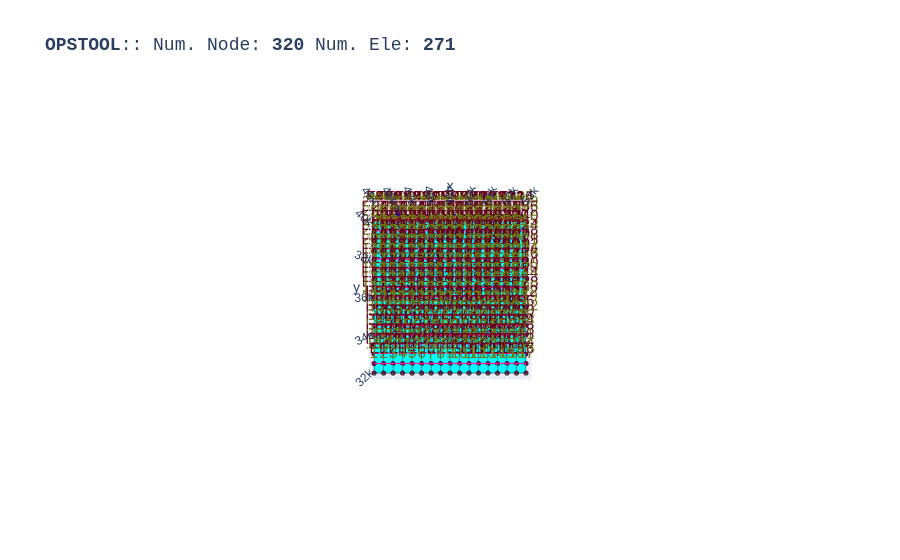

Source (notebook cell):
### Code cell
opst.vis.plotly.plot_model(show_node_numbering=True, show_ele_numbering=True, show_nodal_loads = True)

### Figure 1 — Plotly figure (JSON) as saved in the notebook; plotly's stock layout.template omitted (floating-point values rounded to 4 significant figures; data arrays with more than 128 entries replaced by an {"elided": "..."} marker saying what was removed)
{"data": [{"color": "#00FFFF", "hoverinfo": "skip", "i": {"elided": "512 int values"}, "j": {"elided": "512 int values"}, "k": {"elided": "512 int values"}, "name": "FourNodeQuad", "opacity": 1, "type": "mesh3d", "x": {"elided": "1024 float values"}, "y": {"elided": "1024 float values"}, "z": {"elided": "1024 float values"}}, {"connectgaps": false, "hoverinfo": "skip", "line": {"color": "black", "width": 1}, "mode": "lines", "name": "Edge", "type": "scatter3d", "x": {"elided": "1536 float values"}, "y": {"elided": "1536 float values"}, "z": {"elided": "1536 float values"}}, {"connectgaps": false, "hoverinfo": "skip", "line": {"color": "#0652ff", "width": 5}, "mode": "lines", "name": "DispBeamColumn2d", "type": "scatter3d", "x": [45250.0, 45750.0, NaN, 45750.0, 46250.0, NaN, 46250.0, 46750.0, NaN, 46750.0, 47250.0, NaN, 47250.0, 47750.0, NaN, 47750.0, 48250.0, NaN, 48250.0, 48750.0, NaN, 48750.0, 49250.0, NaN, 49250.0, 49750.0, NaN, 49750.0, 50250.0, NaN, 50250.0, 50750.0, NaN, 50750.0, 51250.0, NaN, 51250.0, 51750.0, NaN, 51750.0, 52250.0, NaN, 52250.0, 52750.0, NaN], "y": [40250.0, 40250.0, NaN, 40250.0, 40250.0, NaN, 40250.0, 40250.0, NaN, 40250.0, 40250.0, NaN, 40250.0, 40250.0, NaN, 40250.0, 40250.0, NaN, 40250.0, 40250.0, NaN, 40250.0, 40250.0, NaN, 40250.0, 40250.0, NaN, 40250.0, 40250.0, NaN, 40250.0, 40250.0, NaN, 40250.0, 40250.0, NaN, 40250.0, 40250.0, NaN, 40250.0, 40250.0, NaN, 40250.0, 40250.0, NaN], "z": [0.0, 0.0, NaN, 0.0, 0.0, NaN, 0.0, 0.0, NaN, 0.0, 0.0, NaN, 0.0, 0.0, NaN, 0.0, 0.0, NaN, 0.0, 0.0, NaN, 0.0, 0.0, NaN, 0.0, 0.0, NaN, 0.0, 0.0, NaN, 0.0, 0.0, NaN, 0.0, 0.0, NaN, 0.0, 0.0, NaN, 0.0, 0.0, NaN, 0.0, 0.0, NaN]}, {"connectgaps": false, "hoverinfo": "skip", "line": {"color": "#ff9408", "width": 5}, "mode": "lines", "name": "BeamContact2D", "type": "scatter3d", "x": [45500.0, 45250.0, NaN, 45500.0, 45750.0, NaN, 46000.0, 45750.0, NaN, 46000.0, 46250.0, NaN, 46500.0, 46250.0, NaN, 46500.0, 46750.0, NaN, 47000.0, 46750.0, NaN, 47000.0, 47250.0, NaN, 47500.0, 47250.0, NaN, 47500.0, 47750.0, NaN, 48000.0, 47750.0, NaN, 48000.0, 48250.0, NaN, 48500.0, 48250.0, NaN, 48500.0, 48750.0, NaN, 49000.0, 48750.0, NaN, 49000.0, 49250.0, NaN, 49500.0, 49250.0, NaN, 49500.0, 49750.0, NaN, 50000.0, 49750.0, NaN, 50000.0, 50250.0, NaN, 50500.0, 50250.0, NaN, 50500.0, 50750.0, NaN, 51000.0, 50750.0, NaN, 51000.0, 51250.0, NaN, 51500.0, 51250.0, NaN, 51500.0, 51750.0, NaN, 52000.0, 51750.0, NaN, 52000.0, 52250.0, NaN, 52500.0, 52250.0, NaN, 52500.0, 52750.0, NaN], "y": [40000.0, 40250.0, NaN, 40000.0, 40250.0, NaN, 40000.0, 40250.0, NaN, 40000.0, 40250.0, NaN, 40000.0, 40250.0, NaN, 40000.0, 40250.0, NaN, 40000.0, 40250.0, NaN, 40000.0, 40250.0, NaN, 40000.0, 40250.0, NaN, 40000.0, 40250.0, NaN, 40000.0, 40250.0, NaN, 40000.0, 40250.0, NaN, 40000.0, 40250.0, NaN, 40000.0, 40250.0, NaN, 40000.0, 40250.0, NaN, 40000.0, 40250.0, NaN, 40000.0, 40250.0, NaN, 40000.0, 40250.0, NaN, 40000.0, 40250.0, NaN, 40000.0, 40250.0, NaN, 40000.0, 40250.0, NaN, 40000.0, 40250.0, NaN, 40000.0, 40250.0, NaN, 40000.0, 40250.0, NaN, 40000.0, 40250.0, NaN, 40000.0, 40250.0, NaN, 40000.0, 40250.0, NaN, 40000.0, 40250.0, NaN, 40000.0, 40250.0, NaN, 40000.0, 40250.0, NaN], "z": [0.0, 0.0, NaN, 0.0, 0.0, NaN, 0.0, 0.0, NaN, 0.0, 0.0, NaN, 0.0, 0.0, NaN, 0.0, 0.0, NaN, 0.0, 0.0, NaN, 0.0, 0.0, NaN, 0.0, 0.0, NaN, 0.0, 0.0, NaN, 0.0, 0.0, NaN, 0.0, 0.0, NaN, 0.0, 0.0, NaN, 0.0, 0.0, NaN, 0.0, 0.0, NaN, 0.0, 0.0, NaN, 0.0, 0.0, NaN, 0.0, 0.0, NaN, 0.0, 0.0, NaN, 0.0, 0.0, NaN, 0.0, 0.0, NaN, 0.0, 0.0, NaN, 0.0, 0.0, NaN, 0.0, 0.0, NaN, 0.0, 0.0, NaN, 0.0, 0.0, NaN, 0.0, 0.0, NaN, 0.0, 0.0, NaN, 0.0, 0.0, NaN, 0.0, 0.0, NaN]}, {"customdata": {"elided": "256 str values"}, "hovertemplate": "%{customdata}", "marker": {"color": "#00FFFF", "size": 3, "symbol": "diamond-open"}, "mode": "markers", "name": "FourNodeQuad", "type": "scatter3d", "x": {"elided": "256 float values"}, "y": {"elided": "256 float values"}, "z": {"elided": "256 float values"}}, {"customdata": ["eleTag: 400<br>connectedNodes:<br> [290 291]", "eleTag: 401<br>connectedNodes:<br> [291 292]", "eleTag: 402<br>connectedNodes:<br> [292 293]", "eleTag: 403<br>connectedNodes:<br> [293 294]", "eleTag: 404<br>connectedNodes:<br> [294 295]", "eleTag: 405<br>connectedNodes:<br> [295 296]", "eleTag: 406<br>connectedNodes:<br> [296 297]", "eleTag: 407<br>connectedNodes:<br> [297 298]", "eleTag: 408<br>connectedNodes:<br> [298 299]", "eleTag: 409<br>connectedNodes:<br> [299 300]", "eleTag: 410<br>connectedNodes:<br> [300 301]", "eleTag: 411<br>connectedNodes:<br> [301 302]", "eleTag: 412<br>connectedNodes:<br> [302 303]", "eleTag: 413<br>connectedNodes:<br> [303 304]", "eleTag: 414<br>connectedNodes:<br> [304 305]"], "hovertemplate": "%{customdata}", "marker": {"color": "#0652ff", "size": 3, "symbol": "diamond-open"}, "mode": "markers", "name": "DispBeamColumn2d", "type": "scatter3d", "x": [45500.0, 46000.0, 46500.0, 47000.0, 47500.0, 48000.0, 48500.0, 49000.0, 49500.0, 50000.0, 50500.0, 51000.0, 51500.0, 52000.0, 52500.0], "y": [40250.0, 40250.0, 40250.0, 40250.0, 40250.0, 40250.0, 40250.0, 40250.0, 40250.0, 40250.0, 40250.0, 40250.0, 40250.0, 40250.0, 40250.0], "z": [0.0, 0.0, 0.0, 0.0, 0.0, 0.0, 0.0, 0.0, 0.0, 0.0, 0.0, 0.0, 0.0, 0.0, 0.0]}, {"customdata": ["eleTag: 3050<br>connectedNodes:<br> [274 290]", "eleTag: 3050<br>connectedNodes:<br> [274 291]", "eleTag: 3051<br>connectedNodes:<br> [275 291]", "eleTag: 3051<br>connectedNodes:<br> [275 292]", "eleTag: 3052<br>connectedNodes:<br> [276 292]", "eleTag: 3052<br>connectedNodes:<br> [276 293]", "eleTag: 3053<br>connectedNodes:<br> [277 293]", "eleTag: 3053<br>connectedNodes:<br> [277 294]", "eleTag: 3054<br>connectedNodes:<br> [278 294]", "eleTag: 3054<br>connectedNodes:<br> [278 295]", "eleTag: 3055<br>connectedNodes:<br> [279 295]", "eleTag: 3055<br>connectedNodes:<br> [279 296]", "eleTag: 3056<br>connectedNodes:<br> [280 296]", "eleTag: 3056<br>connectedNodes:<br> [280 297]", "eleTag: 3057<br>connectedNodes:<br> [281 297]", "eleTag: 3057<br>connectedNodes:<br> [281 298]", "eleTag: 3058<br>connectedNodes:<br> [282 298]", "eleTag: 3058<br>connectedNodes:<br> [282 299]", "eleTag: 3059<br>connectedNodes:<br> [283 299]", "eleTag: 3059<br>connectedNodes:<br> [283 300]", "eleTag: 3060<br>connectedNodes:<br> [284 300]", "eleTag: 3060<br>connectedNodes:<br> [284 301]", "eleTag: 3061<br>connectedNodes:<br> [285 301]", "eleTag: 3061<br>connectedNodes:<br> [285 302]", "eleTag: 3062<br>connectedNodes:<br> [286 302]", "eleTag: 3062<br>connectedNodes:<br> [286 303]", "eleTag: 3063<br>connectedNodes:<br> [287 303]", "eleTag: 3063<br>connectedNodes:<br> [287 304]", "eleTag: 3064<br>connectedNodes:<br> [288 304]", "eleTag: 3064<br>connectedNodes:<br> [288 305]"], "hovertemplate": "%{customdata}", "marker": {"color": "#ff9408", "size": 3, "symbol": "diamond-open"}, "mode": "markers", "name": "BeamContact2D", "type": "scatter3d", "x": [45380.0, 45620.0, 45880.0, 46120.0, 46380.0, 46620.0, 46880.0, 47120.0, 47380.0, 47620.0, 47880.0, 48120.0, 48380.0, 48620.0, 48880.0, 49120.0, 49380.0, 49620.0, 49880.0, 50120.0, 50380.0, 50620.0, 50880.0, 51120.0, 51380.0, 51620.0, 51880.0, 52120.0, 52380.0, 52620.0], "y": [40120.0, 40120.0, 40120.0, 40120.0, 40120.0, 40120.0, 40120.0, 40120.0, 40120.0, 40120.0, 40120.0, 40120.0, 40120.0, 40120.0, 40120.0, 40120.0, 40120.0, 40120.0, 40120.0, 40120.0, 40120.0, 40120.0, 40120.0, 40120.0, 40120.0, 40120.0, 40120.0, 40120.0, 40120.0, 40120.0], "z": [0.0, 0.0, 0.0, 0.0, 0.0, 0.0, 0.0, 0.0, 0.0, 0.0, 0.0, 0.0, 0.0, 0.0, 0.0, 0.0, 0.0, 0.0, 0.0, 0.0, 0.0, 0.0, 0.0, 0.0, 0.0, 0.0, 0.0, 0.0, 0.0, 0.0]}, {"customdata": {"elided": "320 str values"}, "hovertemplate": "x: %{x}<br>y: %{y}<br>z: %{z} <br>nodeTag: %{customdata}", "marker": {"color": "#580f41", "size": 3, "symbol": "circle"}, "mode": "markers", "name": "Nodes", "type": "scatter3d", "x": {"elided": "320 float values"}, "y": {"elided": "320 float values"}, "z": {"elided": "320 float values"}}, {"mode": "text", "name": "Node Tag", "text": {"elided": "320 str values"}, "textfont": {"color": "#6e750e", "size": 15}, "type": "scatter3d", "x": {"elided": "320 float values"}, "y": {"elided": "320 float values"}, "z": {"elided": "320 float values"}}, {"mode": "text", "name": "Element Tag", "text": {"elided": "271 str values"}, "textfont": {"color": "#650021", "size": 15}, "type": "scatter3d", "x": {"elided": "271 float values"}, "y": {"elided": "271 float values"}, "z": {"elided": "271 float values"}}, {"connectgaps": false, "hoverinfo": "skip", "line": {"color": "#15b01a", "width": 1}, "mode": "lines", "name": "BC", "type": "scatter3d", "x": {"elided": "384 float values"}, "y": {"elided": "384 float values"}, "z": {"elided": "384 float values"}}, {"connectgaps": false, "hoverinfo": "skip", "line": {"color": "#FF1493", "width": 2.5}, "mode": "lines", "name": "mp constraint", "type": "scatter3d", "x": [45000.0, 53000.0, NaN, 45000.0, 53000.0, NaN, 45000.0, 53000.0, NaN, 45000.0, 53000.0, NaN, 45000.0, 53000.0, NaN, 45000.0, 53000.0, NaN, 45000.0, 53000.0, NaN, 45000.0, 53000.0, NaN, 45000.0, 53000.0, NaN, 45000.0, 53000.0, NaN, 45000.0, 53000.0, NaN, 45000.0, 53000.0, NaN, 45000.0, 53000.0, NaN, 45000.0, 53000.0, NaN, 45000.0, 53000.0, NaN, 45000.0, 53000.0, NaN], "y": [32500.0, 32500.0, NaN, 33000.0, 33000.0, NaN, 33500.0, 33500.0, NaN, 34000.0, 34000.0, NaN, 34500.0, 34500.0, NaN, 35000.0, 35000.0, NaN, 35500.0, 35500.0, NaN, 36000.0, 36000.0, NaN, 36500.0, 36500.0, NaN, 37000.0, 37000.0, NaN, 37500.0, 37500.0, NaN, 38000.0, 38000.0, NaN, 38500.0, 38500.0, NaN, 39000.0, 39000.0, NaN, 39500.0, 39500.0, NaN, 40000.0, 40000.0, NaN], "z": [0.0, 0.0, NaN, 0.0, 0.0, NaN, 0.0, 0.0, NaN, 0.0, 0.0, NaN, 0.0, 0.0, NaN, 0.0, 0.0, NaN, 0.0, 0.0, NaN, 0.0, 0.0, NaN, 0.0, 0.0, NaN, 0.0, 0.0, NaN, 0.0, 0.0, NaN, 0.0, 0.0, NaN, 0.0, 0.0, NaN, 0.0, 0.0, NaN, 0.0, 0.0, NaN, 0.0, 0.0, NaN]}, {"connectgaps": false, "hovertemplate": "<b>%{text}</b>", "line": {"color": "#0000ff", "width": 5}, "mode": "lines", "name": "<b>Pattern 1</b><br>Nodal Load", "text": ["0.00e+00", "0.00e+00", "0.00e+00", "0.00e+00", "0.00e+00", "0.00e+00"], "type": "scatter3d", "x": [49250.0, 49250.0, NaN, 46250.0, 46250.0, NaN], "y": [40250.0, 40250.0, NaN, 40250.0, 40250.0, NaN], "z": [0.0, 0.0, NaN, 0.0, 0.0, NaN]}, {"color": "#0000ff", "hovertemplate": "<b>%{text}", "i": [0, 0, 1, 1, 2, 2, 3, 3, 4, 4, 5, 5, 6, 6, 7, 7, 8, 8, 9, 9, 10, 10, 11, 11, 12, 12, 13, 13, 14, 14, 15, 15, 18, 18, 19, 19, 20, 20, 21, 21, 22, 22, 23, 23, 24, 24, 25, 25, 26, 26, 27, 27, 28, 28, 29, 29, 30, 30, 31, 31, 32, 32, 33, 33], "j": [1, 1, 2, 2, 3, 3, 4, 4, 5, 5, 6, 6, 7, 7, 8, 8, 9, 9, 10, 10, 11, 11, 12, 12, 13, 13, 14, 14, 15, 15, 0, 0, 19, 19, 20, 20, 21, 21, 22, 22, 23, 23, 24, 24, 25, 25, 26, 26, 27, 27, 28, 28, 29, 29, 30, 30, 31, 31, 32, 32, 33, 33, 18, 18], "k": [16, 17, 16, 17, 16, 17, 16, 17, 16, 17, 16, 17, 16, 17, 16, 17, 16, 17, 16, 17, 16, 17, 16, 17, 16, 17, 16, 17, 16, 17, 16, 17, 34, 35, 34, 35, 34, 35, 34, 35, 34, 35, 34, 35, 34, 35, 34, 35, 34, 35, 34, 35, 34, 35, 34, 35, 34, 35, 34, 35, 34, 35, 34, 35], "name": "<b>Pattern 1</b><br>Nodal Load", "text": ["0.00e+00", "0.00e+00", "0.00e+00", "0.00e+00", "0.00e+00", "0.00e+00", "0.00e+00", "0.00e+00", "0.00e+00", "0.00e+00", "0.00e+00", "0.00e+00", "0.00e+00", "0.00e+00", "0.00e+00", "0.00e+00", "0.00e+00", "0.00e+00", "0.00e+00", "0.00e+00", "0.00e+00", "0.00e+00", "0.00e+00", "0.00e+00", "0.00e+00", "0.00e+00", "0.00e+00", "0.00e+00", "0.00e+00", "0.00e+00", "0.00e+00", "0.00e+00", "0.00e+00", "0.00e+00", "0.00e+00", "0.00e+00"], "type": "mesh3d", "x": [49250.0, 49250.0, 49250.0, 49250.0, 49250.0, 49250.0, 49250.0, 49250.0, 49250.0, 49250.0, 49250.0, 49250.0, 49250.0, 49250.0, 49250.0, 49250.0, 49250.0, 49250.0, 46250.0, 46250.0, 46250.0, 46250.0, 46250.0, 46250.0, 46250.0, 46250.0, 46250.0, 46250.0, 46250.0, 46250.0, 46250.0, 46250.0, 46250.0, 46250.0, 46250.0, 46250.0], "y": [40250.0, 40250.0, 40250.0, 40250.0, 40250.0, 40250.0, 40250.0, 40250.0, 40250.0, 40250.0, 40250.0, 40250.0, 40250.0, 40250.0, 40250.0, 40250.0, 40250.0, 40250.0, 40250.0, 40250.0, 40250.0, 40250.0, 40250.0, 40250.0, 40250.0, 40250.0, 40250.0, 40250.0, 40250.0, 40250.0, 40250.0, 40250.0, 40250.0, 40250.0, 40250.0, 40250.0], "z": [0.0, 0.0, 0.0, 0.0, 0.0, 0.0, 0.0, 0.0, 0.0, 0.0, 0.0, 0.0, 0.0, 0.0, 0.0, 0.0, 0.0, 0.0, 0.0, 0.0, 0.0, 0.0, 0.0, 0.0, 0.0, 0.0, 0.0, 0.0, 0.0, 0.0, 0.0, 0.0, 0.0, 0.0, 0.0, 0.0]}, {"connectgaps": false, "hovertemplate": "<b>%{text}</b>", "line": {"color": "#0000ff", "width": 5}, "mode": "lines", "name": "<b>Pattern 1</b><br>Nodal Load", "text": ["-5.00e+00", "-5.00e+00", "-5.00e+00", "-2.00e+01", "-2.00e+01", "-2.00e+01"], "type": "scatter3d", "x": [49250.0, 49250.0, NaN, 46250.0, 46250.0, NaN], "y": [40390.0, 40290.0, NaN, 40830.0, 40420.0, NaN], "z": [0.0, 0.0, NaN, 0.0, 0.0, NaN]}, {"color": "#0000ff", "hovertemplate": "<b>%{text}", "i": [0, 0, 1, 1, 2, 2, 3, 3, 4, 4, 5, 5, 6, 6, 7, 7, 8, 8, 9, 9, 10, 10, 11, 11, 12, 12, 13, 13, 14, 14, 15, 15, 18, 18, 19, 19, 20, 20, 21, 21, 22, 22, 23, 23, 24, 24, 25, 25, 26, 26, 27, 27, 28, 28, 29, 29, 30, 30, 31, 31, 32, 32, 33, 33], "j": [1, 1, 2, 2, 3, 3, 4, 4, 5, 5, 6, 6, 7, 7, 8, 8, 9, 9, 10, 10, 11, 11, 12, 12, 13, 13, 14, 14, 15, 15, 0, 0, 19, 19, 20, 20, 21, 21, 22, 22, 23, 23, 24, 24, 25, 25, 26, 26, 27, 27, 28, 28, 29, 29, 30, 30, 31, 31, 32, 32, 33, 33, 18, 18], "k": [16, 17, 16, 17, 16, 17, 16, 17, 16, 17, 16, 17, 16, 17, 16, 17, 16, 17, 16, 17, 16, 17, 16, 17, 16, 17, 16, 17, 16, 17, 16, 17, 34, 35, 34, 35, 34, 35, 34, 35, 34, 35, 34, 35, 34, 35, 34, 35, 34, 35, 34, 35, 34, 35, 34, 35, 34, 35, 34, 35, 34, 35, 34, 35], "name": "<b>Pattern 1</b><br>Nodal Load", "text": ["-5.00e+00", "-5.00e+00", "-5.00e+00", "-5.00e+00", "-5.00e+00", "-5.00e+00", "-5.00e+00", "-5.00e+00", "-5.00e+00", "-5.00e+00", "-5.00e+00", "-5.00e+00", "-5.00e+00", "-5.00e+00", "-5.00e+00", "-5.00e+00", "-5.00e+00", "-5.00e+00", "-2.00e+01", "-2.00e+01", "-2.00e+01", "-2.00e+01", "-2.00e+01", "-2.00e+01", "-2.00e+01", "-2.00e+01", "-2.00e+01", "-2.00e+01", "-2.00e+01", "-2.00e+01", "-2.00e+01", "-2.00e+01", "-2.00e+01", "-2.00e+01", "-2.00e+01", "-2.00e+01"], "type": "mesh3d", "x": [49270.0, 49270.0, 49260.0, 49260.0, 49250.0, 49240.0, 49230.0, 49230.0, 49230.0, 49230.0, 49240.0, 49250.0, 49260.0, 49260.0, 49270.0, 49270.0, 49250.0, 49250.0, 46330.0, 46330.0, 46310.0, 46280.0, 46240.0, 46210.0, 46180.0, 46170.0, 46170.0, 46180.0, 46210.0, 46240.0, 46280.0, 46310.0, 46330.0, 46330.0, 46250.0, 46250.0], "y": [40290.0, 40290.0, 40290.0, 40290.0, 40290.0, 40290.0, 40290.0, 40290.0, 40290.0, 40290.0, 40290.0, 40290.0, 40290.0, 40290.0, 40290.0, 40290.0, 40290.0, 40240.0, 40420.0, 40420.0, 40420.0, 40420.0, 40420.0, 40420.0, 40420.0, 40420.0, 40420.0, 40420.0, 40420.0, 40420.0, 40420.0, 40420.0, 40420.0, 40420.0, 40420.0, 40210.0], "z": [0.0, 8.389, 15.33, 19.62, 20.51, 17.86, 12.12, 4.288, -4.288, -12.12, -17.86, -20.51, -19.62, -15.33, -8.389, -5.052e-15, 0.0, 0.0, 0.0, 33.56, 61.31, 78.46, 82.05, 71.45, 48.49, 17.15, -17.15, -48.49, -71.45, -82.05, -78.46, -61.31, -33.56, -2.021e-14, 0.0, 0.0]}, {"connectgaps": false, "hovertemplate": "<b>%{text}</b>", "line": {"color": "#0000ff", "width": 5}, "mode": "lines", "name": "<b>Pattern 1</b><br>Nodal Load", "text": ["0.00e+00", "0.00e+00", "0.00e+00", "0.00e+00", "0.00e+00", "0.00e+00"], "type": "scatter3d", "x": [49250.0, 49250.0, NaN, 46250.0, 46250.0, NaN], "y": [40250.0, 40250.0, NaN, 40250.0, 40250.0, NaN], "z": [0.0, 0.0, NaN, 0.0, 0.0, NaN]}, {"color": "#0000ff", "hovertemplate": "<b>%{text}", "i": [0, 0, 1, 1, 2, 2, 3, 3, 4, 4, 5, 5, 6, 6, 7, 7, 8, 8, 9, 9, 10, 10, 11, 11, 12, 12, 13, 13, 14, 14, 15, 15, 18, 18, 19, 19, 20, 20, 21, 21, 22, 22, 23, 23, 24, 24, 25, 25, 26, 26, 27, 27, 28, 28, 29, 29, 30, 30, 31, 31, 32, 32, 33, 33], "j": [1, 1, 2, 2, 3, 3, 4, 4, 5, 5, 6, 6, 7, 7, 8, 8, 9, 9, 10, 10, 11, 11, 12, 12, 13, 13, 14, 14, 15, 15, 0, 0, 19, 19, 20, 20, 21, 21, 22, 22, 23, 23, 24, 24, 25, 25, 26, 26, 27, 27, 28, 28, 29, 29, 30, 30, 31, 31, 32, 32, 33, 33, 18, 18], "k": [16, 17, 16, 17, 16, 17, 16, 17, 16, 17, 16, 17, 16, 17, 16, 17, 16, 17, 16, 17, 16, 17, 16, 17, 16, 17, 16, 17, 16, 17, 16, 17, 34, 35, 34, 35, 34, 35, 34, 35, 34, 35, 34, 35, 34, 35, 34, 35, 34, 35, 34, 35, 34, 35, 34, 35, 34, 35, 34, 35, 34, 35, 34, 35], "name": "<b>Pattern 1</b><br>Nodal Load", "text": ["0.00e+00", "0.00e+00", "0.00e+00", "0.00e+00", "0.00e+00", "0.00e+00", "0.00e+00", "0.00e+00", "0.00e+00", "0.00e+00", "0.00e+00", "0.00e+00", "0.00e+00", "0.00e+00", "0.00e+00", "0.00e+00", "0.00e+00", "0.00e+00", "0.00e+00", "0.00e+00", "0.00e+00", "0.00e+00", "0.00e+00", "0.00e+00", "0.00e+00", "0.00e+00", "0.00e+00", "0.00e+00", "0.00e+00", "0.00e+00", "0.00e+00", "0.00e+00", "0.00e+00", "0.00e+00", "0.00e+00", "0.00e+00"], "type": "mesh3d", "x": [49250.0, 49250.0, 49250.0, 49250.0, 49250.0, 49250.0, 49250.0, 49250.0, 49250.0, 49250.0, 49250.0, 49250.0, 49250.0, 49250.0, 49250.0, 49250.0, 49250.0, 49250.0, 46250.0, 46250.0, 46250.0, 46250.0, 46250.0, 46250.0, 46250.0, 46250.0, 46250.0, 46250.0, 46250.0, 46250.0, 46250.0, 46250.0, 46250.0, 46250.0, 46250.0, 46250.0], "y": [40250.0, 40250.0, 40250.0, 40250.0, 40250.0, 40250.0, 40250.0, 40250.0, 40250.0, 40250.0, 40250.0, 40250.0, 40250.0, 40250.0, 40250.0, 40250.0, 40250.0, 40250.0, 40250.0, 40250.0, 40250.0, 40250.0, 40250.0, 40250.0, 40250.0, 40250.0, 40250.0, 40250.0, 40250.0, 40250.0, 40250.0, 40250.0, 40250.0, 40250.0, 40250.0, 40250.0], "z": [0.0, 0.0, 0.0, 0.0, 0.0, 0.0, 0.0, 0.0, 0.0, 0.0, 0.0, 0.0, 0.0, 0.0, 0.0, 0.0, 0.0, 0.0, 0.0, 0.0, 0.0, 0.0, 0.0, 0.0, 0.0, 0.0, 0.0, 0.0, 0.0, 0.0, 0.0, 0.0, 0.0, 0.0, 0.0, 0.0]}], "layout": {"autosize": true, "font": {"family": "Arial, sans-serif"}, "scene": {"aspectmode": "data", "camera": {"eye": {"x": 0, "y": -0.1, "z": 10}}, "dragmode": "pan", "xaxis": {"showbackground": false}, "yaxis": {"showbackground": false}, "zaxis": {"showbackground": true, "showgrid": true, "showticklabels": false, "ticks": "", "title": {"text": ""}, "visible": true}}, "showlegend": false, "title": {"font": {"family": "courier", "size": 18}, "text": "<b>OPSTOOL</b>:: Num. Node: <b>320</b> Num. Ele: <b>271</b>"}}}
